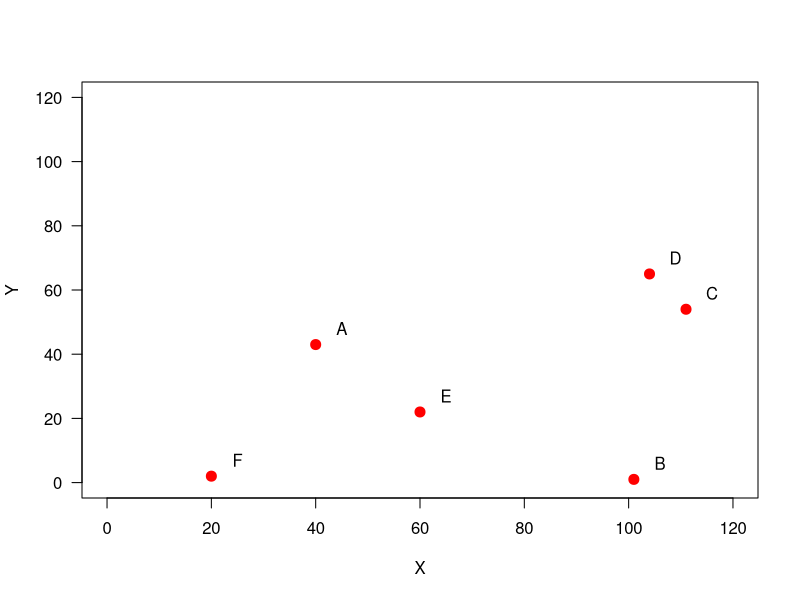

Reproduce this figure in R. (Note: this script raises an error after producing the figure.)
#************#
# Distance
#***********#

#=================================#
# point coord data and data matrix
#=================================#

A <- c(40, 43)
B <- c(101, 1)
C <- c(111, 54)
D <- c(104, 65)
E <- c(60, 22)
F <- c(20, 2)

pts <- rbind(A, B, C, D, E, F)
pts

plot(pts, xlim = c(0, 120), ylim = c(0, 120), pch = 20, cex = 2,
     col = 'red', xlab = "X", ylab = "Y", las = 1)

text(pts + 5, LETTERS[1:6])


#--------------#
# dist function
#--------------#

dis <- dist(pts)
dis


#------------------------------------------#
# transform a dist matrix into a normal one
#------------------------------------------#
D <- as.matrix(dis)
round(D)


#============================#
# Distance for Lon/Lat coords
#============================#
# points were coordinates in degrees (lon/lat)

# dist() only calculates cartesian distance

# so need to use pointDistance() function

View(pointDistance)
gdis <- pointDistance(pts, lonlat = TRUE)
gdis




















